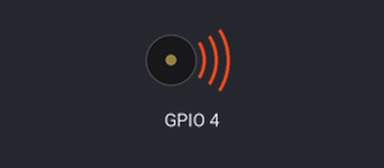
Simulated run of this sketch. Board: ESP32. Shown: buzzer (waves = sounding). What the sketch prints to the serial monitor is not drawn.

Above: at 0.2 s.
Timing chart, 0 to 6.9 s (numbered marks = the images above):
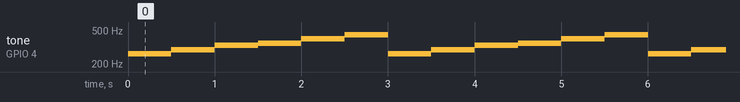

Measured:
- by itself, tone on GPIO 4: repeats every 3.0 s: 294 Hz 0.50 s, 330 Hz 0.50 s, 349 Hz 0.50 s, 395 Hz 0.50 s, 440 Hz 0.50 s, 262 Hz 0.50 s

The sketch:

Actuator_Electromagnetic_-_Buzzer.ino
```cpp
void setup() {
  // put your setup code here, to run once:
  Serial.begin(115200);
  Serial.println("Hello, ESP32!");
  pinMode(4, OUTPUT);
}

void loop() {
  // put your main code here, to run repeatedly:
  // Frekunsi tone musik : https://github.com/RodrigoDornelles/arduino-tone-pitch
  tone(4, 262);       //fungsinya untuk menghasilkan sinyal kotak dengan frekuensi tertentu
  delay(500);
  tone(4, 294); delay(500);
  tone(4, 330); delay(500);
  tone(4, 349); delay(500);
  tone(4, 395); delay(500);
  tone(4, 440); delay(500);
}
```
